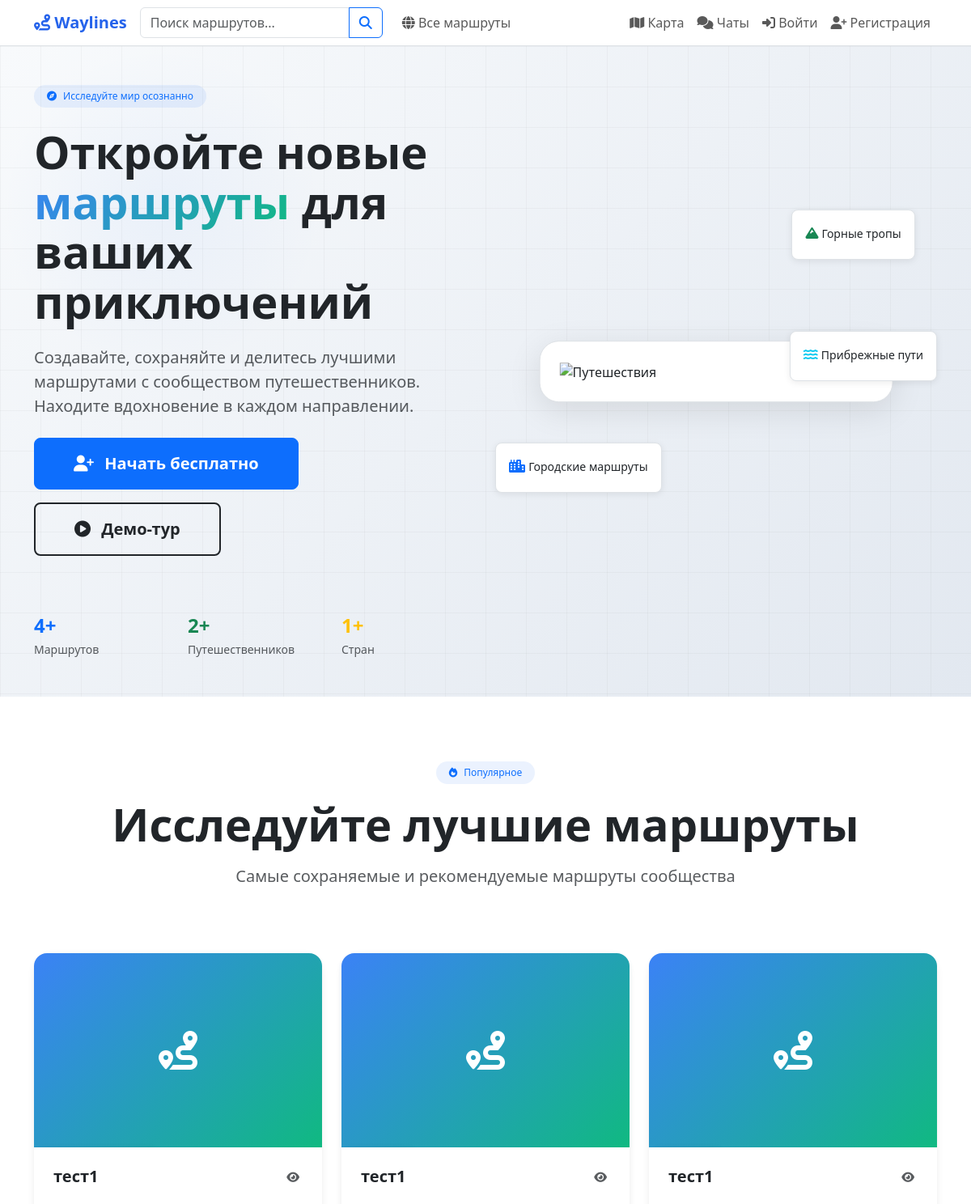
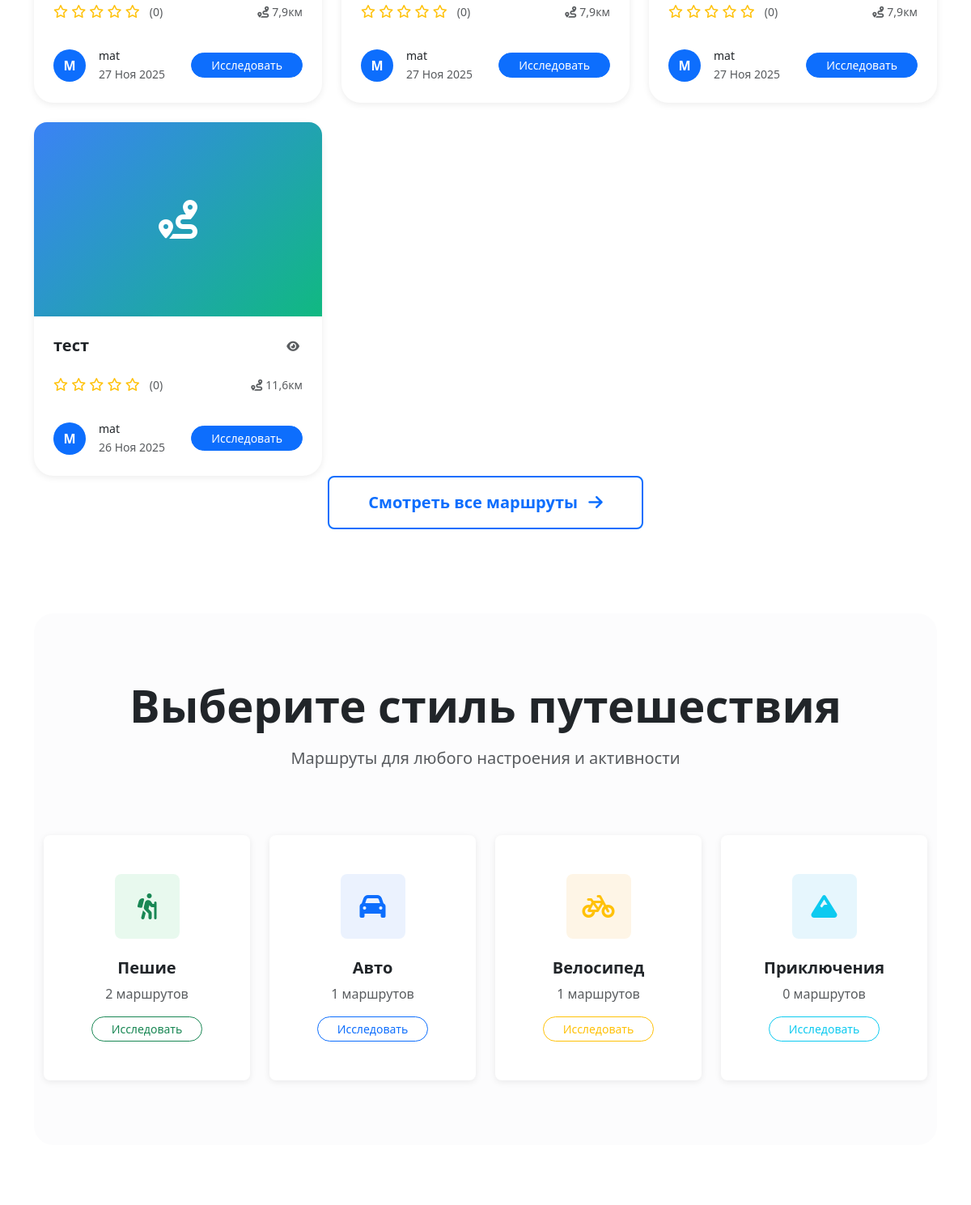
Before: /routes/ (upper part) with the older database file (2 pictures, top to bottom).
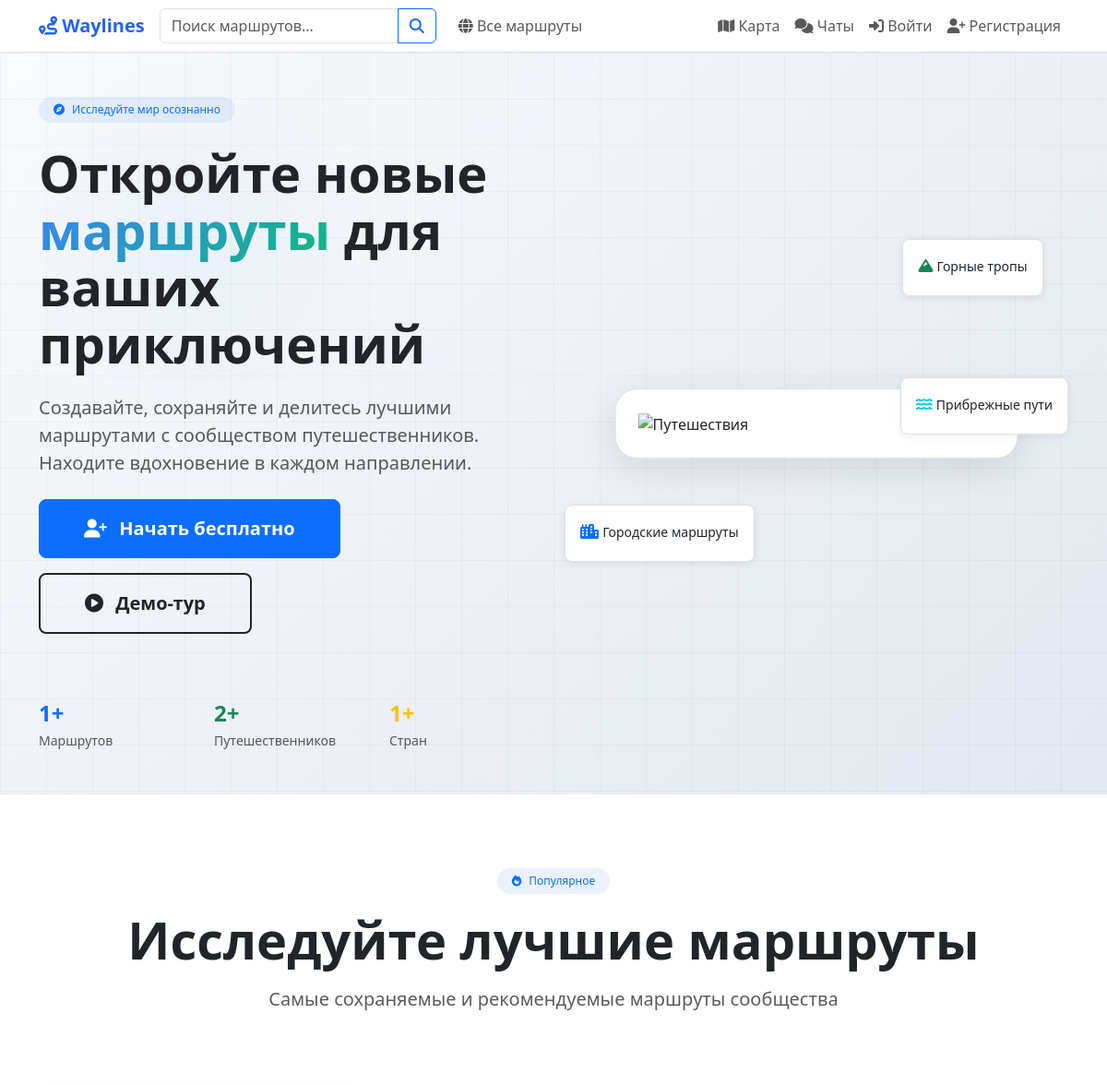
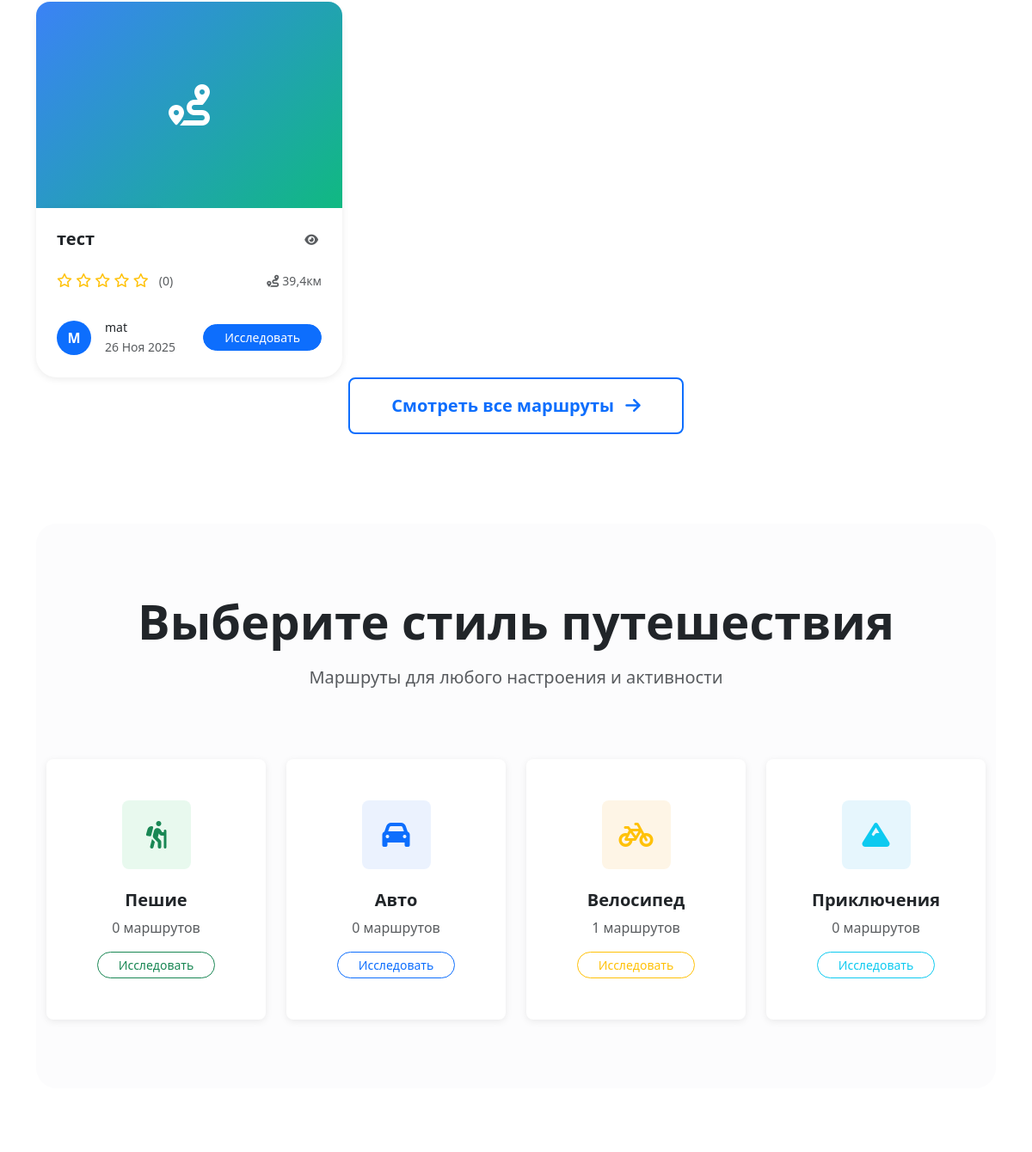
After: the same page with the newer database file (2 pictures, top to bottom).
### routes/models.py (models this page shows, shortened)
class Route(models.Model):
    PRIVACY_CHOICES = [
        ("public", "Публичный"),
        ("private", "Приватный"),
        ("link", "По ссылке"),
        ("personal", "Персональный"),
    ]
    ROUTE_TYPE_CHOICES = [
        ("driving", "Автомобильный"),
        ("walking", "Пеший"),
        ("cycling", "Велосипедный"),
        ("mixed", "Смешанный"),
    ]
    MOOD_CHOICES = [
        ("calm", "Спокойный"),
        ("active", "Активный"),
        ("extreme", "Экстремальный"),
        ("romantic", "Романтический"),
        ("family", "Семейный"),
        ("adventure", "Приключенческий"),
    ]
    THEME_CHOICES = [
        ("historical", "Исторический"),
        ("nature", "Природный"),
        ("urban", "Городской"),
        ("cultural", "Культурный"),
        ("gastronomic", "Гастрономический"),
        ("religious", "Религиозный"),
        ("architectural", "Архитектурный"),
    ]
    author = models.ForeignKey(
        User,
        on_delete=models.CASCADE,
        related_name="routes",
        verbose_name="Автор",
    )
    name = models.CharField("Название", max_length=200)
    description = models.TextField("Описание", blank=True)
    short_description = models.TextField(
        "Краткое описание", max_length=300, blank=True
    )
    privacy = models.CharField(
        "Приватность", max_length=20, choices=PRIVACY_CHOICES, default="public"
    )
    route_type = models.CharField(
        "Тип маршрута",
        max_length=20,
        choices=ROUTE_TYPE_CHOICES,
        default="walking",
    )
    mood = models.CharField(
        "Настроение", max_length=20, choices=MOOD_CHOICES, blank=True
    )
    theme = models.CharField(
        "Тема", max_length=20, choices=THEME_CHOICES, blank=True
    )
    duration_minutes = models.IntegerField(
        "Продолжительность (минут)", default=0
    )
    country = models.CharField(max_length=100, blank=True, null=True, verbose_name="Страна")
    total_distance = models.FloatField("Общее расстояние (км)", default=0)
    is_active = models.BooleanField("Актуален", default=True)
    has_audio_guide = models.BooleanField("Есть аудиогид", default=False)
    is_elderly_friendly = models.BooleanField("Для пожилых", default=False)
    shared_with = models.ManyToManyField(
        User,
        related_name="shared_routes",
        blank=True,
        verbose_name="Доступно для",
    )
    created_at = models.DateTimeField("Создан", auto_now_add=True)
    updated_at = models.DateTimeField("Обновлён", auto_now=True)
    last_status_update = models.DateTimeField(
        "Последнее обновление статуса", auto_now=True
    )
    class Meta:
        verbose_name = "Маршрут"
        verbose_name_plural = "Маршруты"
        ordering = ["-created_at"]
    def get_average_rating(self):
        ratings = self.ratings.all()
        if ratings:
            return sum(r.rating for r in ratings) / len(ratings)
        return 0

### routes/views.py (the view)
# urls.py: path("", views.home, name="home"),
def home(request):
    total_routes = Route.objects.filter(is_active=True).count()
    total_users = User.objects.count()
    total_countries = Route.objects.filter(is_active=True).values('country').distinct().count()
    walking_count = Route.objects.filter(route_type='walking', is_active=True).count()
    driving_count = Route.objects.filter(route_type='driving', is_active=True).count()
    cycling_count = Route.objects.filter(route_type='cycling', is_active=True).count()
    adventure_count = Route.objects.filter(mood='adventure', is_active=True).count()
    popular_routes = Route.objects.filter(is_active=True).order_by('-created_at')[:6]
    context = {
        'popular_routes': popular_routes,
        'walking_count': walking_count,
        'driving_count': driving_count,
        'cycling_count': cycling_count,
        'adventure_count': adventure_count,
        'total_routes': total_routes,
        'total_users': total_users,
        'total_countries': total_countries,
    }
    return render(request, 'home.html', context)

### users/context_processors.py (called while the page is built, shortened)
def navbar_context(request):
    context = {}
    return context

### templates/home.html (shortened to what the changed rows need)
{% extends 'base.html' %}
{% load static %}
{% block content %}
<div class="hero-section text-dark position-relative overflow-hidden">
    <div class="container position-relative">
        <div class="row align-items-center min-vh-90 py-5">
            <div class="col-lg-6">
                <div class="hero-content">
                    <h1 class="display-3 fw-black mb-4 hero-title">
                        Откройте новые
                        <span class="text-gradient-nature">маршруты</span>
                        для ваших приключений
                    </h1>
                    <div class="hero-stats mt-5 pt-4">
                        <div class="row g-4">
                            <div class="col-4">
                                <div class="stat-item">
                                    <div class="stat-number h4 fw-black mb-1 text-primary">{{ total_routes }}+</div>
                                    <div class="stat-label small text-muted">Маршрутов</div>
                                </div>
                            </div>
                        </div>
                    </div>
                </div>
            </div>
        </div>
    </div>
</div>
<div class="container">
    <section class="py-6">
        <div class="section-header text-center mb-6">
            <h2 class="fw-black display-4 mb-3">Исследуйте лучшие маршруты</h2>
        </div>
        <div class="row g-4">
            {% for route in popular_routes %}
            <div class="col-xl-4 col-lg-6">
                <div class="card route-card h-100 border-0 shadow-sm hover-lift rounded-4">
                    <div class="card-image position-relative overflow-hidden rounded-top-4">
                        {% if route.photos.first %}
                        <img src="{{ route.photos.first.image.url }}" class="card-img-top route-image" alt="{{ route.name }}">
                        {% else %}
                        <div class="card-img-top route-image bg-gradient-nature d-flex align-items-center justify-content-center">
                            <i class="fas fa-route fa-3x text-white opacity-70"></i>
                        </div>
                        {% endif %}
                    </div>
                    <div class="card-body d-flex flex-column p-4">
                        <div class="d-flex justify-content-between align-items-start mb-2">
                            <h5 class="card-title fw-bold mb-0 text-dark">{{ route.name }}</h5>
                            <div class="route-stats">
                                <small class="text-muted">
                                    <i class="fas fa-eye me-1"></i>{{ route.views }}
                                </small>
                            </div>
                        </div>
                        <div class="route-meta mb-3">
                            <div class="d-flex justify-content-between align-items-center">
                                <div class="rating-section">
                                    <span class="rating-stars text-warning me-2">
                                        {% with rating=route.get_average_rating %}
                                        {% for i in "12345" %}
                                            {% if forloop.counter <= rating %}
                                            <i class="fas fa-star"></i>
                                            {% else %}
                                            <i class="far fa-star"></i>
                                            {% endif %}
                                        {% endfor %}
                                        {% endwith %}
                                    </span>
                                    <small class="text-muted">({{ route.ratings.count }})</small>
                                </div>
                                <div class="route-length">
                                    <small class="text-muted">
                                        <i class="fas fa-route me-1"></i>{{ route.total_distance|floatformat:1 }}км
                                    </small>
                                </div>
                            </div>
                        </div>
                        <div class="card-footer bg-transparent border-0 px-0 pb-0 pt-3 mt-auto">
                            <div class="d-flex justify-content-between align-items-center">
                                <div class="d-flex align-items-center">
                                    <div class="avatar-sm me-3">
                                        <div class="bg-primary rounded-circle d-flex align-items-center justify-content-center text-white fw-bold" style="width: 40px; height: 40px;">
                                            {{ route.author.username|first|upper }}
                                        </div>
                                    </div>
                                    <div>
                                        <div class="fw-medium small text-dark">{{ route.author.username }}</div>
                                        <small class="text-muted">{{ route.created_at|date:"d M Y" }}</small>
                                    </div>
                                </div>
                                <a href="{% url 'route_detail' route.id %}" class="btn btn-primary btn-sm rounded-pill px-4 hover-scale">
                                    Исследовать
                                </a>
                            </div>
                        </div>
                    </div>
                </div>
            </div>
            {% endfor %}
        </div>
    </section>
    <section class="py-6 bg-light-subtle rounded-4 my-4">
        <div class="container">
            <div class="section-header text-center mb-6">
                <h2 class="fw-black display-4 mb-3">Выберите стиль путешествия</h2>
            </div>
            <div class="row g-4">
                <div class="col-md-3 col-6">
                    <a href="{% url 'walking_routes' %}" class="text-decoration-none">
                        <div class="category-card card text-center h-100 border-0 bg-white shadow-sm hover-lift rounded-3">
                            <div class="card-body py-5">
                                <div class="category-icon mb-4">
                                    <div class="icon-wrapper bg-success-soft rounded-3 mx-auto d-flex align-items-center justify-content-center" style="width: 80px; height: 80px;">
                                    </div>
                                </div>
                                <h5 class="card-title fw-bold mb-2 text-dark">Пешие</h5>
                                <p class="card-text text-muted mb-3">{{ walking_count }} маршрутов</p>
                                <span class="btn btn-outline-success btn-sm rounded-pill px-4">Исследовать</span>
                            </div>
                        </div>
                    </a>
                </div>
                <div class="col-md-3 col-6">
                    <a href="{% url 'driving_routes' %}" class="text-decoration-none">
                        <div class="category-card card text-center h-100 border-0 bg-white shadow-sm hover-lift rounded-3">
                            <div class="card-body py-5">
                                <div class="category-icon mb-4">
                                    <div class="icon-wrapper bg-primary-soft rounded-3 mx-auto d-flex align-items-center justify-content-center" style="width: 80px; height: 80px;">
                                    </div>
                                </div>
                                <h5 class="card-title fw-bold mb-2 text-dark">Авто</h5>
                                <p class="card-text text-muted mb-3">{{ driving_count }} маршрутов</p>
                                <span class="btn btn-outline-primary btn-sm rounded-pill px-4">Исследовать</span>
                            </div>
                        </div>
                    </a>
                </div>
            </div>
        </div>
    </section>
</div>
{% endblock %}

Changed rows visible on the page:
removed Route: name "тест1", ratings.count "0", total_distance "7,9", author.username|first "M", author.username "mat", created_at "27 Ноя 2025"
removed Route: name "тест1", ratings.count "0", total_distance "7,9", author.username|first "M", author.username "mat", created_at "27 Ноя 2025"
removed Route: name "тест1", ratings.count "0", total_distance "7,9", author.username|first "M", author.username "mat", created_at "27 Ноя 2025"
changed Route "тест": total_distance "11,6" → "39,4"
Other visible differences:
{{ total_routes }}: "4" → "1"
{{ walking_count }}: "2" → "0"
{{ driving_count }}: "1" → "0"
